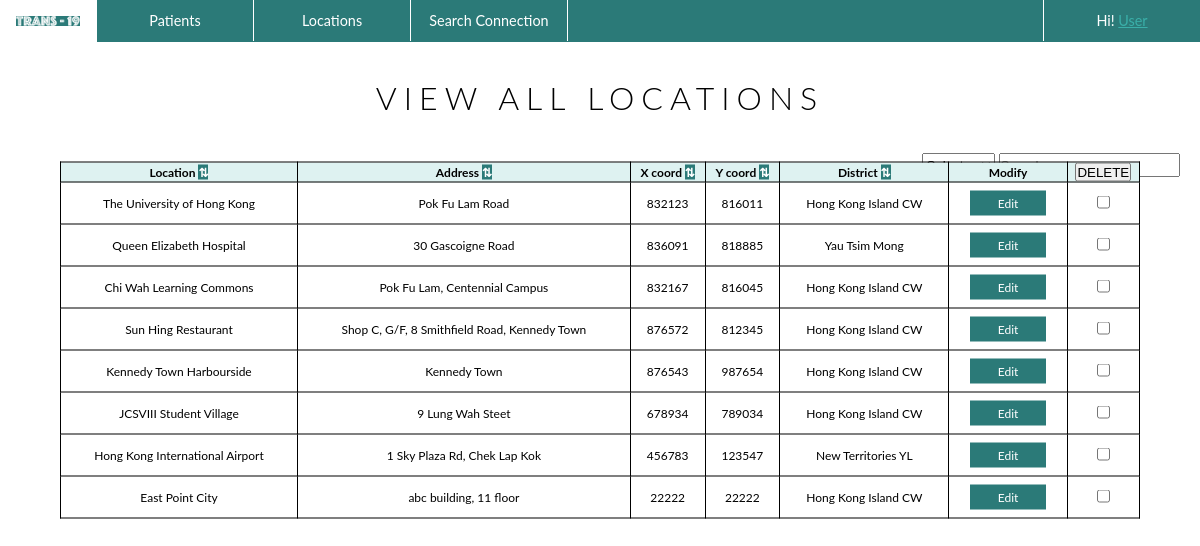
/patient_corner/locations, run on the app's committed database.
### patient_corner/models.py (models this page shows, shortened)
class Location(models.Model):
    location_name = models.CharField(max_length=50)
    address = models.CharField(max_length=50)
    x_coord = models.BigIntegerField()
    y_coord = models.BigIntegerField()
    district_name = models.CharField(max_length=30)

### patient_corner/views.py (the view, shortened to what this page needs)
class ViewLocations(ListView):
    template_name = "patient_corner/location_list.html"
    model = Location

### templates/patient_corner/location_list.html (shortened to what this page needs)
{%load static%}
<!DOCTYPE html>
<html>
<head>
  <link rel="stylesheet" type="text/css" href="{% static 'css/templatestyle.css'%}">
</head>
<body>
<header>
    <div class="menu">
      <ul>
        <li class="logo"><a href="{% url 'home' %}"><img src="{% static 'media/logo_navigation.png' %}" style = "max-width: 100%;" alt ="TRANS-19"></a></li>
        <li class="dropdown">
          <a href="{% url 'patients' %}" class="dropbtn">Patients</a>
        </li>
        <li class="dropdown">
          <a href="{% url 'locations' %}" class="dropbtn">Locations</a>
        </li>
        <li class="dropdown">
          <a href="{% url 'searchconnection' %}">Search Connection</a>
        </li>
        <li class="dropdown" style="float:right; border-left: 1px solid white;  border-right: 0px solid white;  ">
          <a href="{% url 'locations' %}" class="dropbtn">Hi! <u>User</u></a>
        </li>
      </ul>
    </div>
</header>
<div class="title">
  <h1 style="text-align:center">View All Locations</h1>
</div>
  <div class="sortsearch" style="float:right;">
  </div>
<form  method="post">
  <table style="margin-top: 5%; width: 90%;" id="TABLE">
    <tr>
      <th>Location <mark onclick="sorting(0)">⇅</mark></th>
      <th>Address <mark onclick="sorting(1)">⇅</mark></th>
      <th>X coord <mark onclick="sortingNum(2)">⇅</mark></th>
      <th>Y coord <mark onclick="sortingNum(3)">⇅</mark></th>
      <th>District <mark onclick="sorting(4)">⇅</mark></th>
      <th>Modify</th>
      <th><button type="submit" name = "delete_entry">DELETE</button></th>
    </tr>
    {% for location in location_list %}
    <tr>
      <td>{{ location.location_name }}</td>
      <td>{{ location.address }}</td>
      <td>{{ location.x_coord }} </td>
      <td>{{ location.y_coord }}</td>
      <td>{{ location.district_name }}</td>
      <td><a href="{% url 'editlocation' location.pk %}" class = "button">Edit</a></td>
      <td><input type="checkbox" name="location_to_be_deleted" value="{{location.pk}}"></td>
    </tr>
    {% empty %}
    <tr>
      <td colspan="7">No location information available.</td>
    </tr>
    {% endfor %}
  </table>
</form>
</body>
</html>

### static/css/templatestyle.css (style rules this page uses)
* { margin: 0; padding: 0; }
body { font-family: 'lato'; }
h1 { font-family: 'lato'; font-weight: 300; letter-spacing: 7px; text-transform: uppercase; }
u { font-family: 'lato'; color: #3aafa9; }
.title { font-family: 'lato'; padding-top: 3vw; }
.sortsearch { margin-top: 3vw; margin-right: 1.7vw; }
mark { color: white; background-color:#2B7A78; }
table { font-family: 'lato'; border-collapse: collapse; width: 85%; table-layout: auto; font-size: 1vw; position: absolute; top: 35%; left: 50%; margin-right: -50%; transform: translate(-50%, -50%); }
th { font-family: 'lato'; background-color: #DEF2F1; border: 1px solid black; font-size: 1vw; }
td { font-family: 'lato'; border: 1px solid black; table-layout: auto; text-align: center; padding: 8px; font-size: 1vw; }
.button { font-family: 'lato'; background-color: #2B7A78; border: none; color: white; padding: 5px 20px; text-align: center; display: inline-block; text-decoration: none; font-size: 1vw; cursor: pointer; width: 3vw; }
.logo { font-family: 'phosphateinlineroman'; display: block; border-right: 1px solid white; color: white; text-align: center; text-decoration: none; font-size: 1.3vw; max-width: 8vw; }
ul { max-width: 100%; font-family: 'Lato'sans-serif; font-size: 1.2vw; min-width: 100px; list-style-type: none; margin: 0; padding: 0; overflow: hidden; background-color: #2B7A78; }
li { float: left; width: 13vw; }
li a, .dropbtn { display: block; color: white; text-align: center; padding: 12px 16px; text-decoration: none; }
li.dropdown { border-right: 1px solid white; width: 13vw; text-align: center; }

### data on the page
Location: location_name "The University of Hong Kong", address "Pok Fu Lam Road", x_coord "832123", y_coord "816011", district_name "Hong Kong Island CW"
Location: location_name "Queen Elizabeth Hospital", address "30 Gascoigne Road", x_coord "836091", y_coord "818885", district_name "Yau Tsim Mong"
Location: location_name "Chi Wah Learning Commons", address "Pok Fu Lam, Centennial Campus", x_coord "832167", y_coord "816045", district_name "Hong Kong Island CW"
Location: location_name "Sun Hing Restaurant", address "Shop C, G/F, 8 Smithfield Road, Kennedy Town", x_coord "876572", y_coord "812345", district_name "Hong Kong Island CW"
Location: location_name "Kennedy Town Harbourside", address "Kennedy Town", x_coord "876543", y_coord "987654", district_name "Hong Kong Island CW"
Location: location_name "JCSVIII Student Village", address "9 Lung Wah Steet", x_coord "678934", y_coord "789034", district_name "Hong Kong Island CW"
Location: location_name "Hong Kong International Airport", address "1 Sky Plaza Rd, Chek Lap Kok", x_coord "456783", y_coord "123547", district_name "New Territories YL"
Location: location_name "East Point City", address "abc building, 11 floor", x_coord "22222", y_coord "22222", district_name "Hong Kong Island CW"
